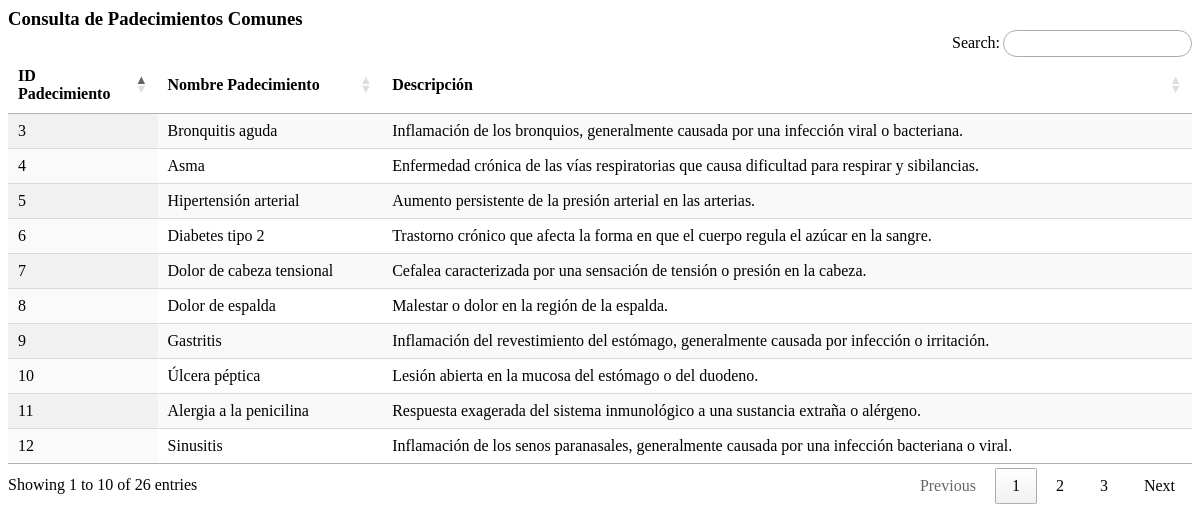
The app's page /consulta_padecimientos.php with its own data.
### tables this page shows
CREATE TABLE `padecimientos_comunes` (
  `id_padecimiento` int NOT NULL AUTO_INCREMENT,
  `nombre_padecimiento` text,
  `descripcion` text,
  PRIMARY KEY (`id_padecimiento`)
);

### consulta_padecimientos.php (the view, shortened to what this page needs)
<?php
$servername = "localhost";
$username = "root";
$password = "";
$database = "pediatra_sis";
$conn = new mysqli($servername, $username, $password, $database);
$query = "SELECT *FROM padecimientos_comunes";
$result = $conn->query($query);
?>
<!DOCTYPE html>
<html lang="es">
<head>
  <link rel="stylesheet" href="https://cdn.datatables.net/1.13.5/css/jquery.dataTables.min.css">
  <link rel="stylesheet" href="https://cdn.datatables.net/buttons/2.4.1/css/buttons.dataTables.min.css">
</head>
<body>
  <h3 style="padding:0; margin:0;">Consulta de Padecimientos Comunes</h3>
  <table id="tabla_padecimientos_comunes" class="display" style="width:100%">
    <thead>
      <tr>
        <th>ID Padecimiento</th>
        <th>Nombre Padecimiento</th>
        <th>Descripción</th>
      </tr>
    </thead>
    <tbody>
      <?php
      if ($result->num_rows > 0) {
        while ($row = $result->fetch_assoc()) {
          echo "<tr onclick=\"seleccionarPadecimiento('" . $row["id_padecimiento"] . "', '" . $row["nombre_padecimiento"] . "')\">";
          echo "<td>" . $row["id_padecimiento"] . "</td>";
          echo "<td>" . $row["nombre_padecimiento"] . "</td>";
          echo "<td>" . $row["descripcion"] . "</td>";
          echo "</tr>";
        }
      } else {
        echo "<tr><td colspan='2'>No se encontraron resultados.</td></tr>";
      }
      ?>
    </tbody>
  </table>
</body>
</html>

### records on screen
padecimientos_comunes: id_padecimiento "3", nombre_padecimiento "Bronquitis aguda", descripcion "Inflamación de los bronquios, generalmente causada por una infección viral o bacteriana."
padecimientos_comunes: id_padecimiento "4", nombre_padecimiento "Asma", descripcion "Enfermedad crónica de las vías respiratorias que causa dificultad para respirar y sibilancias."
padecimientos_comunes: id_padecimiento "5", nombre_padecimiento "Hipertensión arterial", descripcion "Aumento persistente de la presión arterial en las arterias."
padecimientos_comunes: id_padecimiento "6", nombre_padecimiento "Diabetes tipo 2", descripcion "Trastorno crónico que afecta la forma en que el cuerpo regula el azúcar en la sangre."
padecimientos_comunes: id_padecimiento "7", nombre_padecimiento "Dolor de cabeza tensional", descripcion "Cefalea caracterizada por una sensación de tensión o presión en la cabeza."
padecimientos_comunes: id_padecimiento "8", nombre_padecimiento "Dolor de espalda", descripcion "Malestar o dolor en la región de la espalda."
padecimientos_comunes: id_padecimiento "9", nombre_padecimiento "Gastritis", descripcion "Inflamación del revestimiento del estómago, generalmente causada por infección o irritación."
padecimientos_comunes: id_padecimiento "10", nombre_padecimiento "Úlcera péptica", descripcion "Lesión abierta en la mucosa del estómago o del duodeno."
padecimientos_comunes: id_padecimiento "11", nombre_padecimiento "Alergia a la penicilina", descripcion "Respuesta exagerada del sistema inmunológico a una sustancia extraña o alérgeno."
padecimientos_comunes: id_padecimiento "12", nombre_padecimiento "Sinusitis", descripcion "Inflamación de los senos paranasales, generalmente causada por una infección bacteriana o viral."
